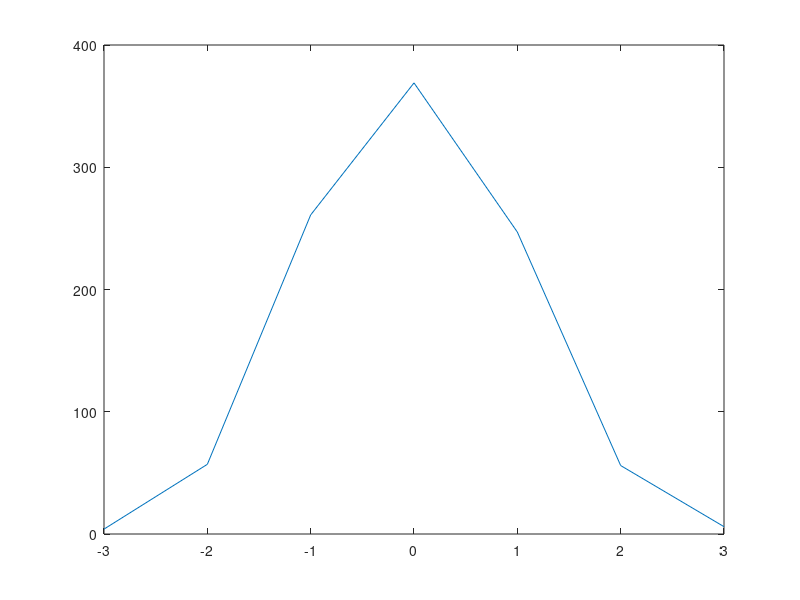

The MATLAB source for this figure:
noise = randn([1 1000]);
% [n, x] = hist(noise, [-3,-2,-1,0,1,2,3]);
[n, x] = hist(noise, linspace(-3, 3, 7))
disp([x; n]);
plot(x, n);